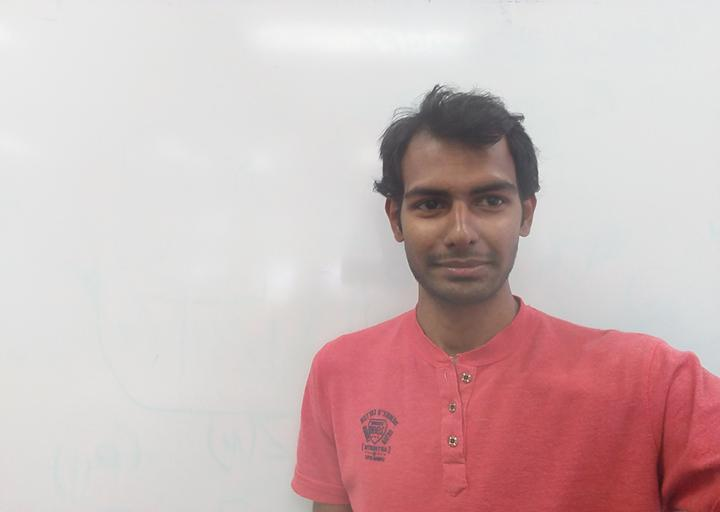
%> input picture act4/face_01_u6528602_resized.jpg, 720 x 512 px
$ octave act4.m   (GNU Octave 9; MATLAB toolbox functions it lacks are replaced by stand-ins)
%> lines starting %> are read from the running program, lines starting %| are printed output that depends on the picture; in (x1, y1, x2, y2) boxes, pixels count from 0 and x2, y2 are one past the last pixel; in counts of white or black regions, pixels touching at a corner belong together; the program's own positions count from 1
### act4/median_filter.m
function [output_image] = median_filter(noisy_image)
    img = padarray(noisy_image, [1 1], 0, 'both');
    [r, c, ~] = size(noisy_image);
    output_image = zeros(size(noisy_image));

    for i = 1:r
        for j = 1:c
            slice = double(img(i:i+2, j:j+2, :));
            output_image(i, j, :) = median(median(slice));
        end
    end
    output_image = uint8(output_image);
end

### act4/act4.m
clear;
close all;
img = imread('face_01_u6528602_resized.jpg');
%> img is the input picture: size 512x720x3 uint8; mean R, G, B 207.8, 185.3, 185.8
resized_img = imresize(img, [512 512]);
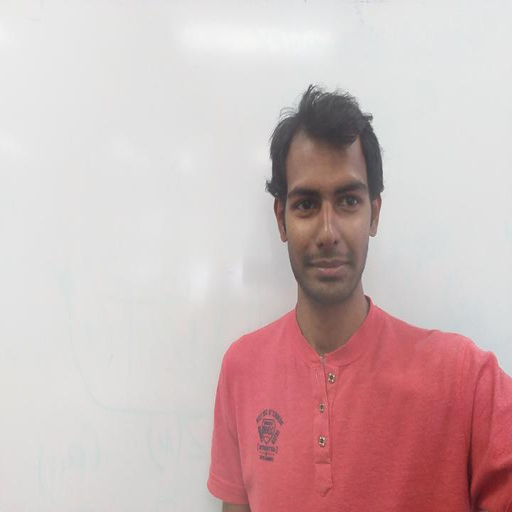
%> resized_img: size 512x512x3 uint8; mean R, G, B 207.8, 185.3, 185.8
noisy_img = resized_img;


[r, c, ~] = size(resized_img);
%> r = 512; c = 512

% add salt and pepper noise
prob = 0.5;
rand_nos = randi(r, [floor(prob * r) 2]);
for i = 1:size(rand_nos, 1)
    x = rand_nos(i,1);
    y = rand_nos(i,2);
    if mod(i,2) == 0
        noisy_img(x,y, :) = [0, 0, 0];
    else
        noisy_img(x,y, :) = [255, 255, 255];
    end
end
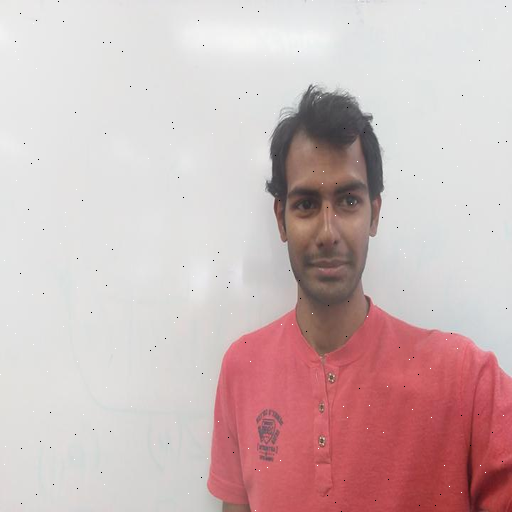
%> noisy_img: size 512x512x3 uint8; 0.1% of pixels changed, all inside (x1, y1, x2, y2) = (0, 0, 508, 512)

median_f_image = median_filter(noisy_img);
%> in median_filter, `img = padarray(noisy_image, [1 1], 0, 'both');`:
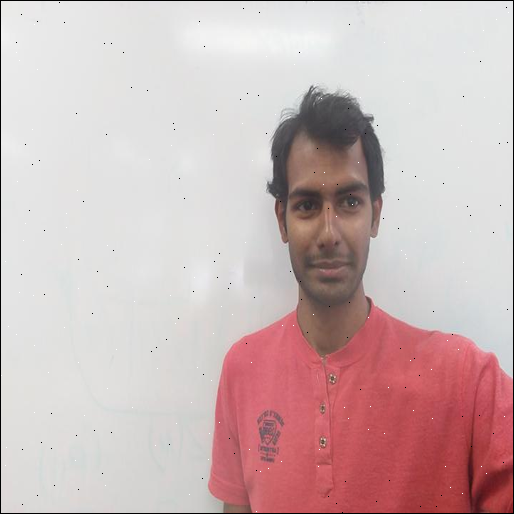
%> img: size 514x514x3 uint8; mean R, G, B 206.1, 183.8, 184.3
%> (the run ends here)
